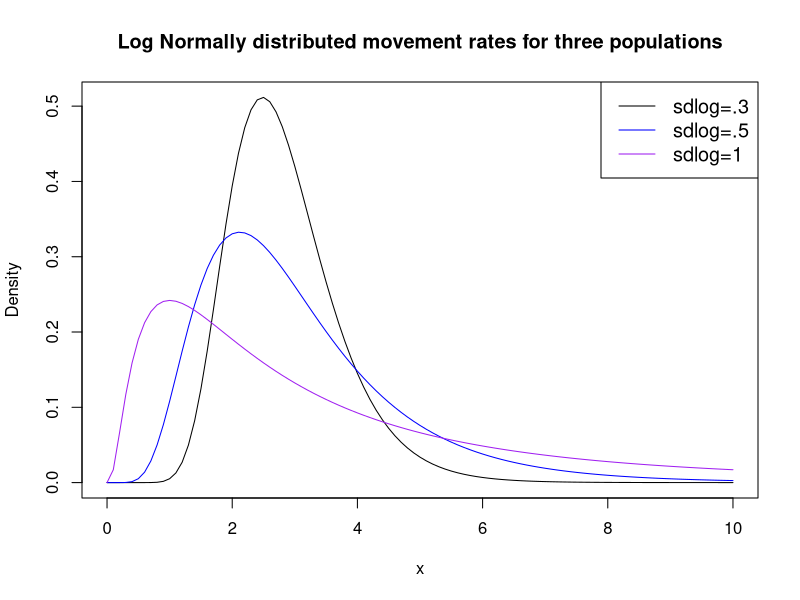
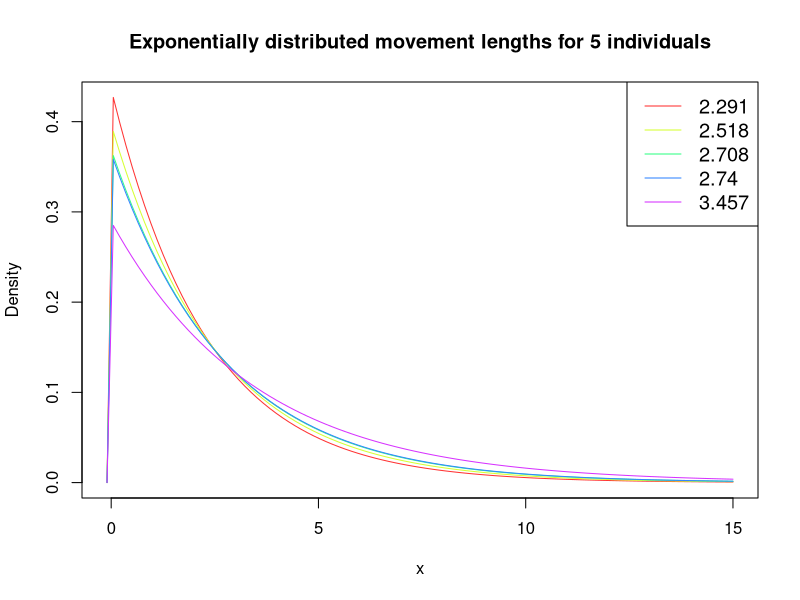
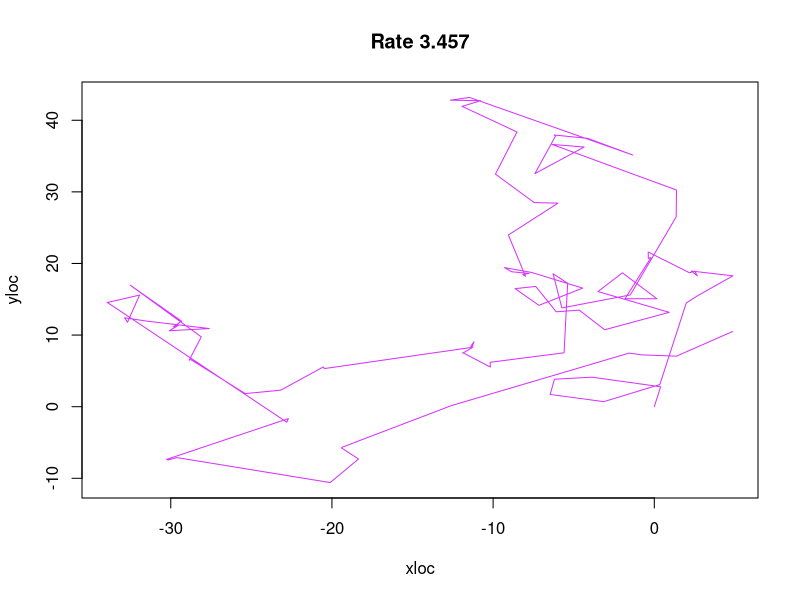
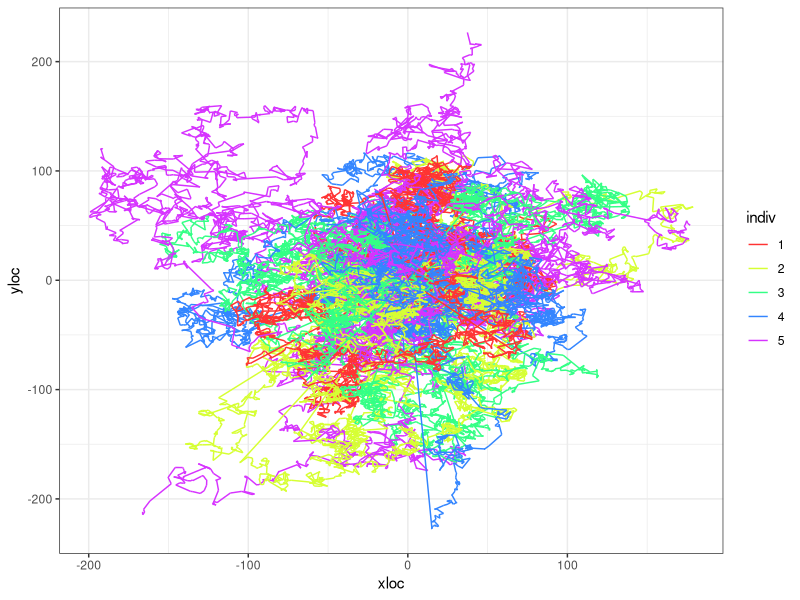
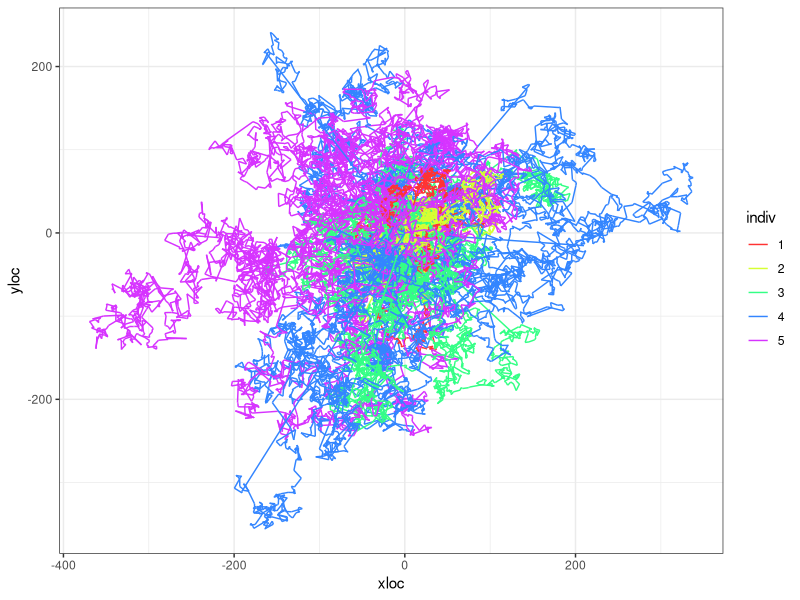
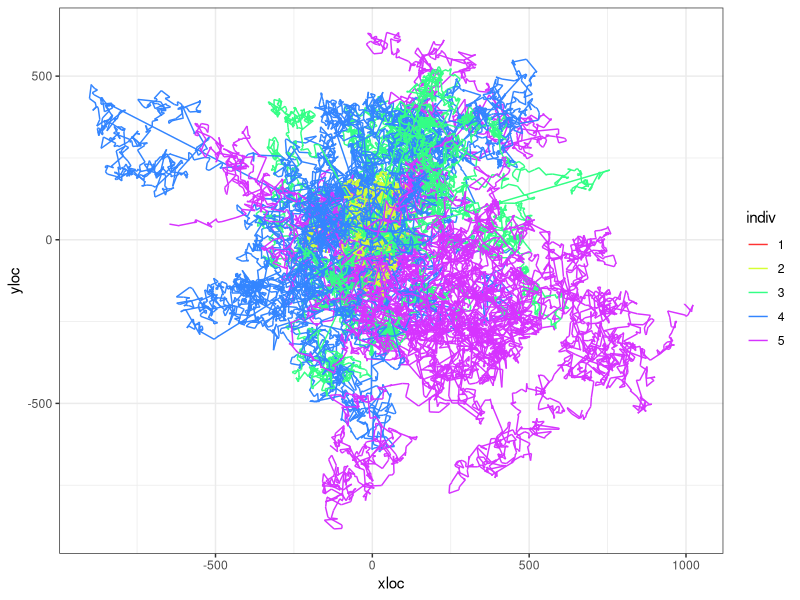
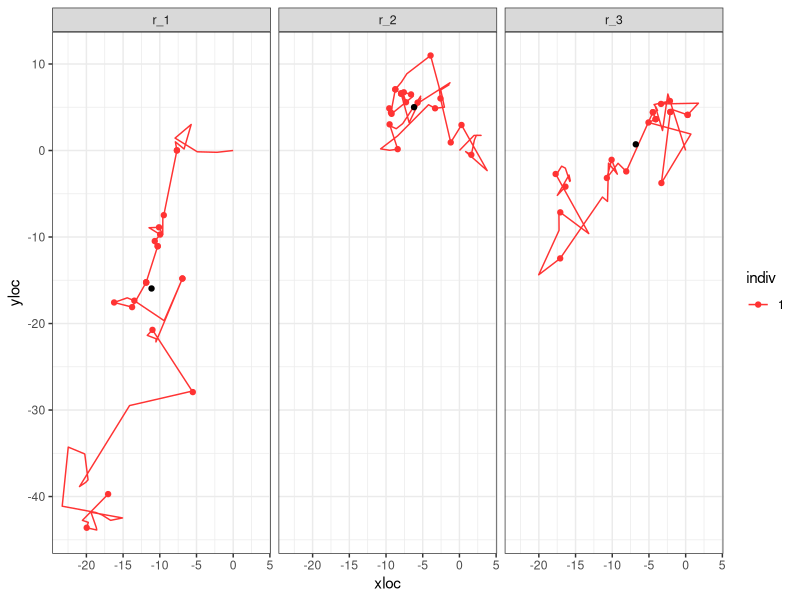

Generate these figures, in order, with R:
## ---- chunk 1
knitr::opts_chunk$set(echo = TRUE)
## ---- chunk 2
library(dplyr)
library(tidyr)
library(ggplot2)
## ---- chunk 3
mycols <- c("black", "blue", "purple")
#create density plots
curve(dlnorm(x, meanlog=1, sdlog=.3), from=0, to=10, col=mycols[1],
      main = 'Log Normally distributed movement rates for three populations', #add title
      ylab = 'Density', #change y-axis label
      )
curve(dlnorm(x, meanlog=1, sdlog=.5), from=0, to=10, col=mycols[2], add=TRUE)
curve(dlnorm(x, meanlog=1, sdlog=1), from=0, to=10, col=mycols[3], add=TRUE)

#add legend
legend("topright", legend=c("sdlog=.3", "sdlog=.5", "sdlog=1"),
       col=mycols, lty=1, cex=1.2)
## ---- chunk 4
m_1 <- sort(round(rlnorm(5, meanlog = 1, sdlog = 0.3),3))
m_2 <- sort(round(rlnorm(5, meanlog = 1, sdlog = 0.5),3))
m_3 <- sort(round(rlnorm(5, meanlog = 1, sdlog = 1),3))
## ---- chunk 5

mycols <- rainbow(5, s=0.8)

range <- c(-0.1,15)
#create density plots
curve(dexp(x, 1/m_1[1]), #notice rate for exponential is 1/movement rate.
      from=range[1], to=range[2], 
      col=mycols[1],
      main = 'Exponentially distributed movement lengths for 5 individuals', #add title
      ylab = 'Density', #change y-axis label
      )
for(i in 2:5){
  curve(dexp(x, 1/m_1[i]), 
        from=range[1], to=range[2],
        col=mycols[i], add=TRUE)
}

#add legend
legend("topright", legend= m_1,
       col=mycols, lty=1, cex=1.2)
## ---- chunk 6
t <- 100 # Number of time steps
individual <- 5

tru.rate <- m_1[individual] # In case I want to do scale 1/rate
movedist <- rexp(t, rate = 1/tru.rate)
angle <- runif(t, min = 0, max = 360)
distx <- movedist*cos(angle)
xloc <- c(0, cumsum(distx))
disty <- movedist*sin(angle)
yloc <- c(0, cumsum(disty))
animalTraj <- data.frame(time = 0:t, xloc = xloc, yloc = yloc)

plot(x = xloc, y = yloc, col = mycols[individual], type = "l", main = paste("Rate", tru.rate))

## ---- chunk 7
sim_movement <- function(prm, t = 1000, plot.it = TRUE, return.data.frame = FALSE){
  tru.rate <- round(prm, 3)
  movedist <- rexp(t, rate = 1/tru.rate)
  angle <- runif(t, min = 0, max = 360)
  distx <- movedist*cos(angle)
  xloc <- c(0, cumsum(distx))
  disty <- movedist*sin(angle)
  yloc <- c(0, cumsum(disty))
  animalTraj <- data.frame(time = 0:t, xloc = xloc, yloc = yloc)
  if(plot.it == TRUE){
    plot(x = xloc, y = yloc, type = "l", main = paste("Rate=",tru.rate))
  }
  if(return.data.frame == TRUE){
    return(animalTraj)
  }
}
## ---- chunk 8

df <- NULL

for(j in 1:individual){
  for(k in 1:10){
  a <- sim_movement(m_1[j], plot.it = FALSE, return.data.frame = TRUE) %>% 
    mutate(indiv = as.factor(j),
           run = paste("r_", k))
  df <- rbind.data.frame(df, a)
}
}
  

df %>% 
  ggplot(., aes(x = xloc, y=yloc, group = run, color = indiv)) +
  geom_path() +
  scale_color_manual(values = mycols) +
  theme_bw()
## ---- chunk 9

df <- NULL

for(j in 1:individual){
  for(k in 1:10){
  a <- sim_movement(m_2[j], plot.it = FALSE, return.data.frame = TRUE) %>% 
    mutate(indiv = as.factor(j),
           run = paste("r_", k))
  df <- rbind.data.frame(df, a)
}
}
  

df %>% 
  ggplot(., aes(x = xloc, y=yloc, group = run, color = indiv)) +
  geom_path() +
  scale_color_manual(values = mycols) +
  theme_bw()
## ---- chunk 10

df <- NULL

for(j in 1:individual){
  for(k in 1:10){
  a <- sim_movement(m_3[j], plot.it = FALSE, return.data.frame = TRUE) %>% 
    mutate(indiv = as.factor(j),
           run = paste("r_", k))
  df <- rbind.data.frame(df, a)
}
}
  

df %>% 
  ggplot(., aes(x = xloc, y=yloc, group = run, color = indiv)) +
  geom_path() +
  scale_color_manual(values = mycols) +
  theme_bw()
## ---- chunk 11
sim_seeds <- function(nseeds = 20, m.prms = NULL,...){
  grt <- round(rgamma(nseeds, shape = 4, scale = 5))
  t.grt <- max(grt)

  df <- sim_movement(m.prms, t = t.grt, plot.it = FALSE, return.data.frame = TRUE)

  df %>% 
    left_join(., data.frame(s.id = 1:nseeds, time = grt)) %>% 
    mutate(disp = sqrt(xloc^2+yloc^2)) -> df
  
  return(df)
}

summ_seeds <- function(df = NULL){
  df %>% 
  drop_na(s.id) %>% 
  mutate(xi = (mean(xloc)-xloc)^2,
         yi = (mean(yloc)-yloc)^2) %>% 
  summarise(x = mean(xloc),
            y = mean(yloc),
            av.disp = mean(disp),
            se.disp = sd(disp)/sqrt(n()),
            dsprsn = sum(sqrt(xi+yi))/n()) -> s.df
  return(s.df)
}

# a <- sim_seeds(m.prms = m_1[1])
# summ_seeds(a)
## ---- chunk 12

df <- NULL
summ.df <- NULL

for(j in 1:1){
  for(k in 1:3){
    a <- sim_seeds(m.prms = m_1[j]) %>% 
      mutate(indiv = as.factor(j),
             run = paste0("r_",k))
    
    b <- summ_seeds(a) %>% 
      mutate(indiv = as.factor(j),
             run = paste0("r_",k))
    
    df <- rbind.data.frame(df, a) 
    summ.df <- rbind.data.frame(summ.df, b) 
}
}
  

df %>% 
  ggplot(., aes(x = xloc, y=yloc, 
                #group = run,
                color = indiv)) +
  facet_wrap(~run) +
  geom_path() +
  scale_color_manual(values = mycols) +
  geom_point(data = df %>% drop_na(s.id), 
             aes(x = xloc, y = yloc)) +
  geom_point(data = summ.df, aes(x = x, y=y), color = "black") +
  theme_bw()
